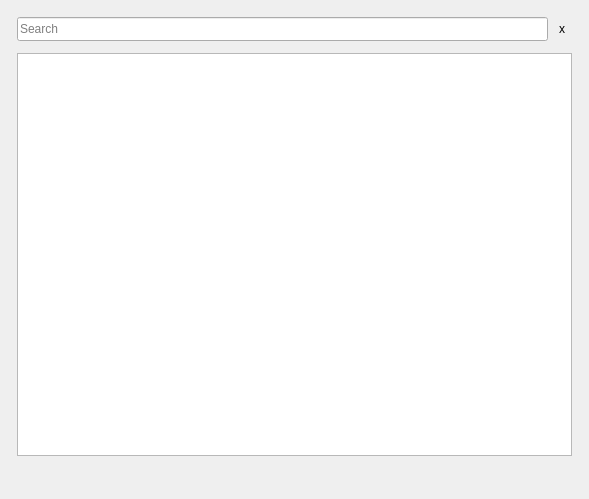
<?xml version="1.0" encoding="UTF-8"?>
<ui version="4.0">
 <class>tabTools</class>
 <widget class="QWidget" name="tabTools">
  <property name="geometry">
   <rect>
    <x>0</x>
    <y>0</y>
    <width>589</width>
    <height>499</height>
   </rect>
  </property>
  <property name="windowTitle">
   <string>Tools</string>
  </property>
  <layout class="QGridLayout" name="gridLayout_2">
   <item row="0" column="0">
    <layout class="QGridLayout" name="gridLayout">
     <property name="leftMargin">
      <number>6</number>
     </property>
     <property name="topMargin">
      <number>6</number>
     </property>
     <property name="rightMargin">
      <number>6</number>
     </property>
     <property name="bottomMargin">
      <number>6</number>
     </property>
     <property name="spacing">
      <number>12</number>
     </property>
     <item row="0" column="0">
      <layout class="QHBoxLayout" name="horizontalLayout">
       <property name="spacing">
        <number>4</number>
       </property>
       <item>
        <widget class="QLineEdit" name="txtSearch">
         <property name="minimumSize">
          <size>
           <width>0</width>
           <height>24</height>
          </size>
         </property>
         <property name="placeholderText">
          <string>Search</string>
         </property>
        </widget>
       </item>
       <item>
        <widget class="QToolButton" name="btnClear">
         <property name="minimumSize">
          <size>
           <width>0</width>
           <height>24</height>
          </size>
         </property>
         <property name="text">
          <string>x</string>
         </property>
         <property name="autoRaise">
          <bool>true</bool>
         </property>
        </widget>
       </item>
      </layout>
     </item>
     <item row="1" column="0">
      <widget class="QTreeWidget" name="treeTools">
       <property name="alternatingRowColors">
        <bool>true</bool>
       </property>
       <property name="rootIsDecorated">
        <bool>true</bool>
       </property>
       <property name="sortingEnabled">
        <bool>false</bool>
       </property>
       <attribute name="headerVisible">
        <bool>false</bool>
       </attribute>
       <column>
        <property name="text">
         <string notr="true">1</string>
        </property>
       </column>
      </widget>
     </item>
     <item row="2" column="0">
      <widget class="QLabel" name="labelHelp">
       <property name="text">
        <string/>
       </property>
       <property name="wordWrap">
        <bool>true</bool>
       </property>
      </widget>
     </item>
    </layout>
   </item>
  </layout>
 </widget>
 <tabstops>
  <tabstop>txtSearch</tabstop>
  <tabstop>btnClear</tabstop>
  <tabstop>treeTools</tabstop>
 </tabstops>
 <resources/>
 <connections>
  <connection>
   <sender>btnClear</sender>
   <signal>clicked()</signal>
   <receiver>txtSearch</receiver>
   <slot>clear()</slot>
   <hints>
    <hint type="sourcelabel">
     <x>563</x>
     <y>32</y>
    </hint>
    <hint type="destinationlabel">
     <x>421</x>
     <y>28</y>
    </hint>
   </hints>
  </connection>
 </connections>
</ui>
